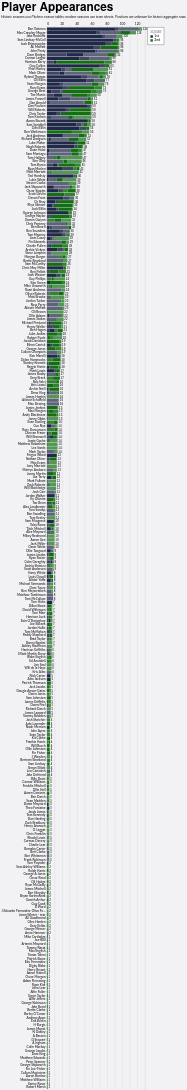

Write the Vega-Lite specification saved for this chart.
### Vega-Lite specification from a JSON file in a GitHub repository (floating-point values rounded to 4 significant figures; data arrays with more than 128 entries replaced by an {"elided": "..."} marker saying what was removed)
{"config": {"axis": {"labelFont": "Lato, sans-serif", "titleFont": "PT Sans Narrow, Helvetica Neue, Helvetica, Arial, sans-serif", "labelFontSize": 13, "titleFontSize": 24, "gridColor": "#202947", "gridOpacity": 0.2}, "header": {"labelFont": "PT Sans Narrow, Helvetica Neue, Helvetica, Arial, sans-serif", "titleFont": "PT Sans Narrow, Helvetica Neue, Helvetica, Arial, sans-serif", "labelFontSize": 24, "titleFontSize": 28, "labelFontWeight": "bold", "orient": "left"}, "legend": {"labelFont": "Lato, sans-serif", "titleFont": "PT Sans Narrow, Helvetica Neue, Helvetica, Arial, sans-serif", "labelFontSize": 14, "titleFontSize": 16, "titlePadding": 5, "fillColor": "white", "strokeColor": "black", "padding": 10, "titleFontWeight": "lighter", "titleFontStyle": "italic", "titleColor": "gray", "offset": 10}, "title": {"font": "PT Sans Narrow, Helvetica Neue, Helvetica, Arial, sans-serif", "fontSize": 48, "fontWeight": "bold", "anchor": "start", "align": "center", "titlePadding": 20, "subtitlePadding": 10, "subtitleFontSize": 13, "subtitleColor": "", "subtitleFontStyle": "italic", "offset": 15, "color": "black"}, "axisX": {"labelAngle": 0}, "facet": {"title": null, "header": null, "align": {"row": "each", "column": "each"}}, "resolve": {"scale": {"y": "independent", "facet": "independent"}}, "background": "#f2f1f4"}, "layer": [{"mark": {"type": "bar"}, "encoding": {"color": {"field": "squad", "legend": {"orient": "right"}, "scale": {"domain": ["1st", "2nd"], "range": ["#202947", "#146f14"]}, "title": "Squad", "type": "nominal"}, "opacity": {"field": "start", "legend": null, "scale": {"domain": ["Start", "Bench", "Unknown"], "range": [1.0, 0.7, 0.4]}, "type": "nominal"}, "order": {"field": "squad", "sort": "ascending", "type": "quantitative"}, "tooltip": [{"field": "player", "title": "Player", "type": "nominal"}, {"field": "squad", "title": "Squad", "type": "nominal"}, {"aggregate": "sum", "field": "games", "title": "Games", "type": "quantitative"}, {"field": "start", "title": "Started?", "type": "nominal"}], "x": {"aggregate": "sum", "axis": {"orient": "top", "title": null}, "field": "games", "type": "quantitative"}, "y": {"field": "player", "sort": "-x", "title": null, "type": "nominal"}}, "title": {"text": "Player Appearances", "subtitle": "Historic seasons use Pitchero season tables; modern seasons use team sheets. Positions are unknown for historic aggregate rows."}}, {"mark": {"type": "text", "align": "left", "baseline": "middle", "dx": 3, "fontSize": 12}, "encoding": {"text": {"aggregate": "sum", "field": "games", "type": "quantitative"}, "x": {"aggregate": "sum", "field": "games", "type": "quantitative"}, "y": {"field": "player", "sort": "-x", "type": "nominal"}}}], "data": {"name": "data-1d5bfac0fb67f7a19c1a99c30e011b17"}, "height": {"step": 15}, "width": 400, "$schema": "https://vega.github.io/schema/vega-lite/v5.20.1.json", "datasets": {"data-1d5bfac0fb67f7a19c1a99c30e011b17": {"elided": "2096 records"}}}
